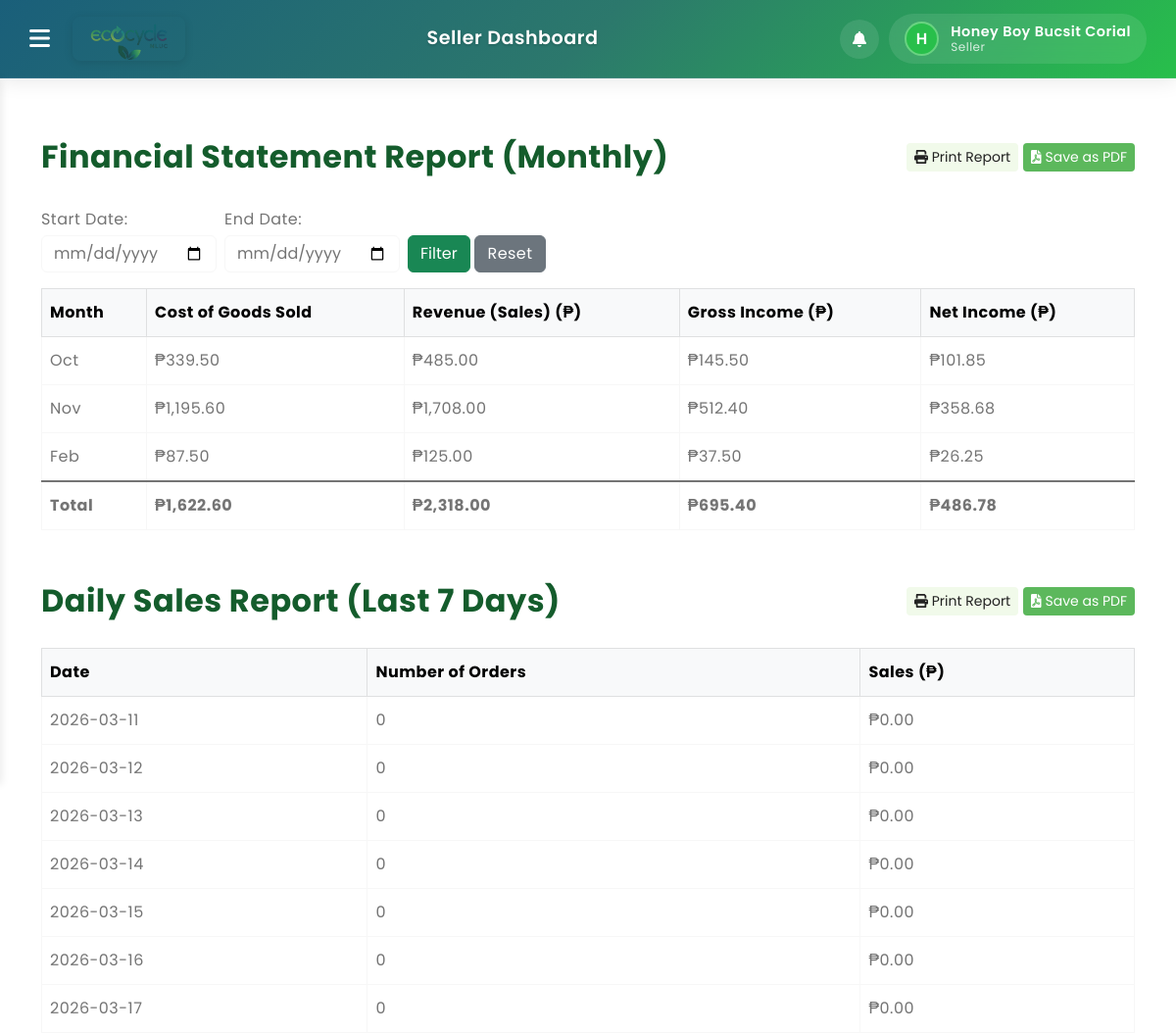
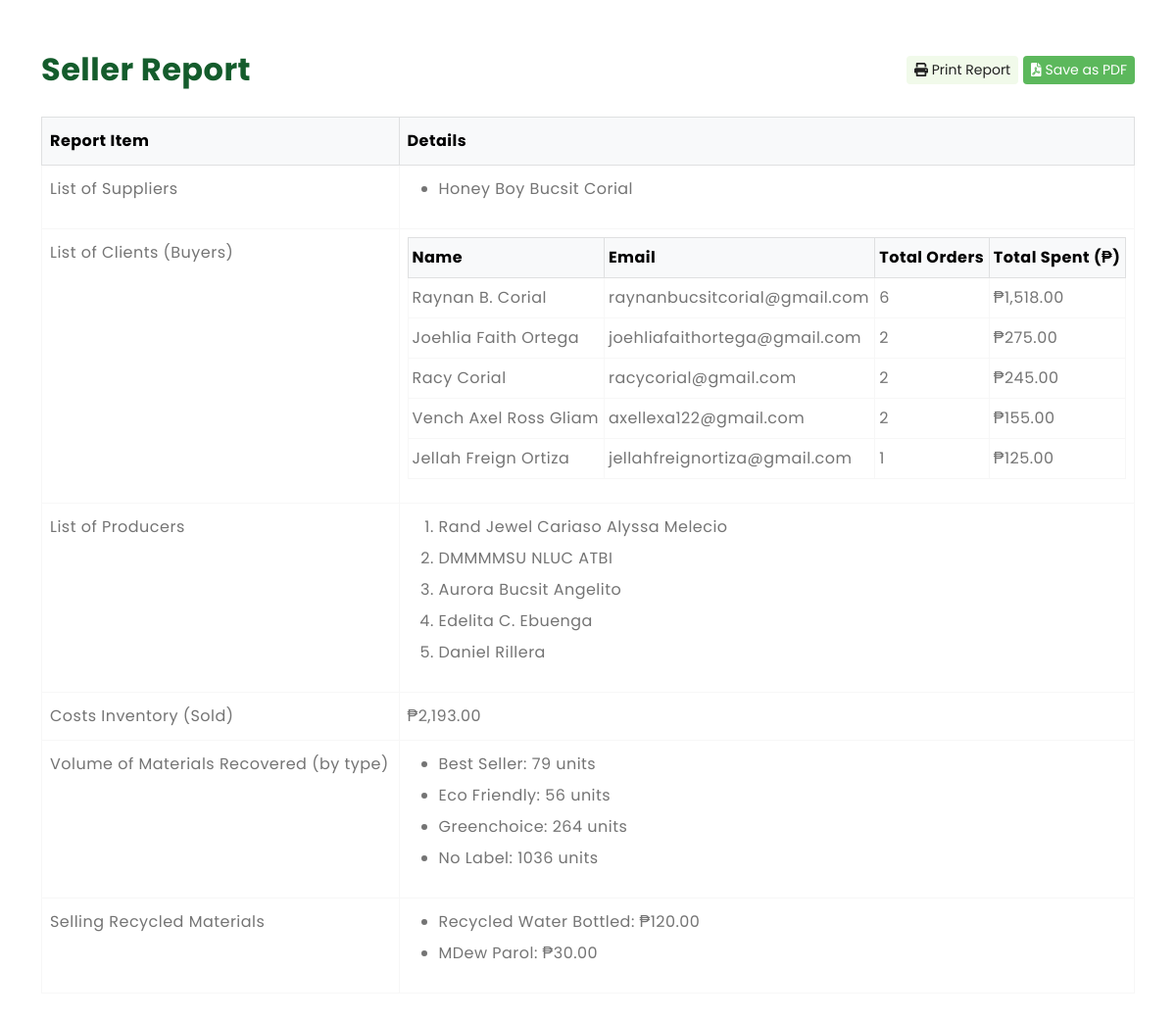
Page /seller-reports.php (signed in) on the earlier database version (2 pictures, top to bottom).
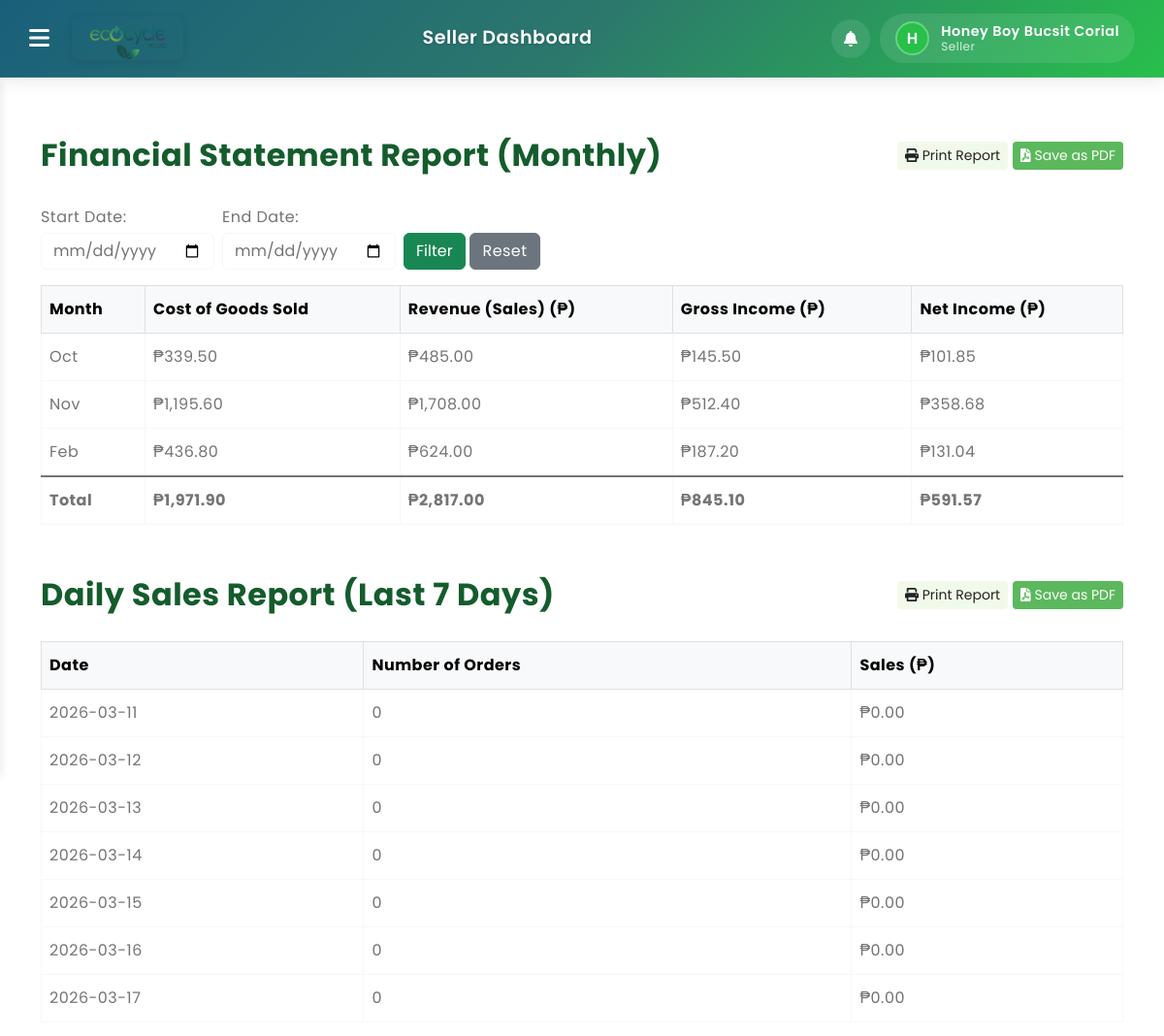
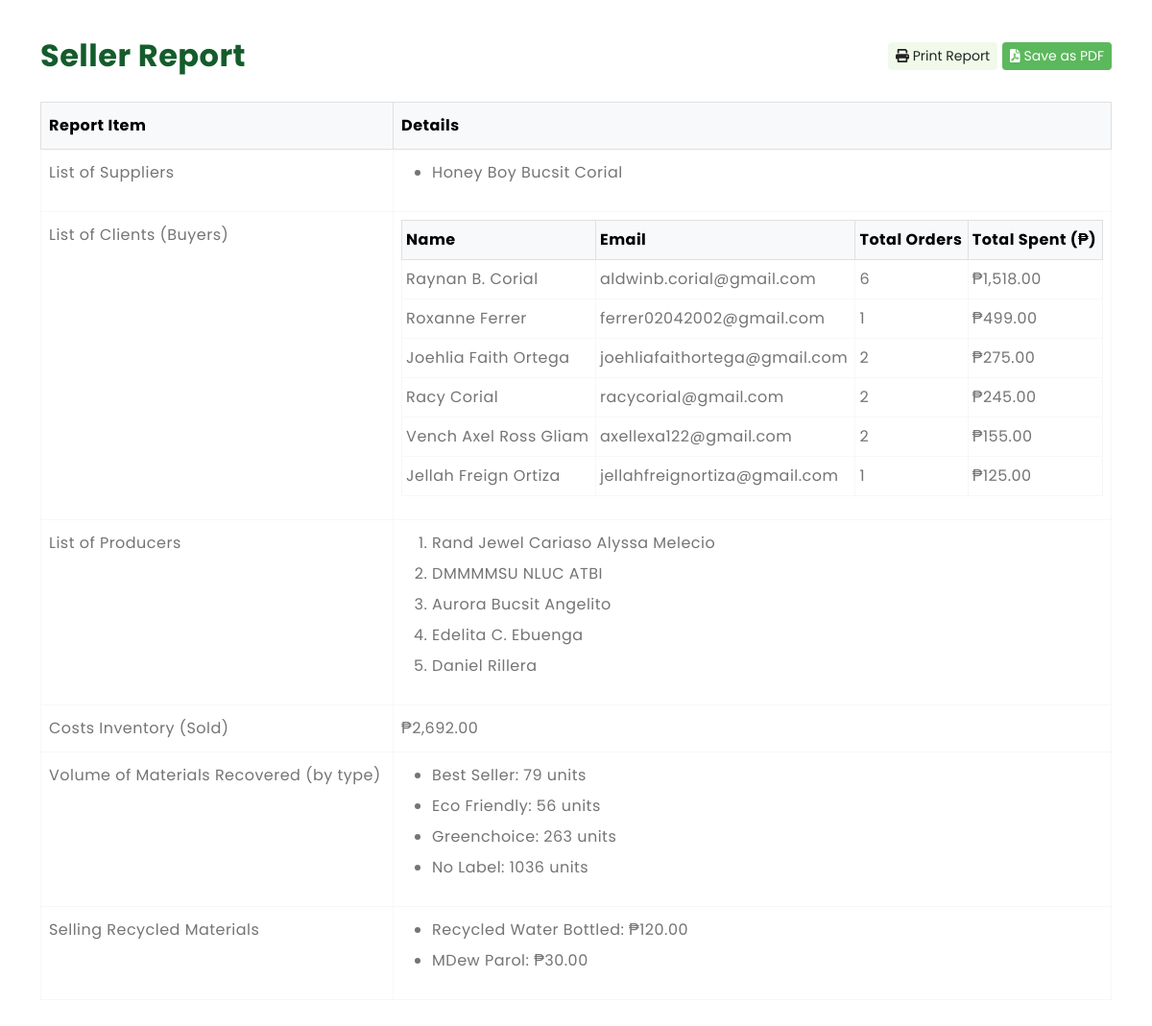
Same page on the later database version (2 pictures, top to bottom).
### tables this page shows
CREATE TABLE `buyers` (
  `buyer_id` int(11) NOT NULL AUTO_INCREMENT,
  `fullname` varchar(100) NOT NULL,
  `username` varchar(50) NOT NULL,
  `phone_number` varchar(20) NOT NULL,
  `email` varchar(100) NOT NULL,
  `password` varchar(255) NOT NULL,
  `address` text DEFAULT NULL,
  `documents` varchar(255) DEFAULT NULL,
  `status` enum('active','blocked') DEFAULT 'active',
  `created_at` timestamp NOT NULL DEFAULT current_timestamp(),
  `updated_at` timestamp NOT NULL DEFAULT current_timestamp() ON UPDATE current_timestamp(),
  `last_login` datetime DEFAULT NULL,
  `ecocoins_balance` decimal(10,2) NOT NULL DEFAULT 0.00,
  `reset_token` varchar(255) DEFAULT NULL,
  `reset_token_expires` datetime DEFAULT NULL,
  `reset_required` tinyint(1) DEFAULT 0,
  `failed_attempts` int(11) DEFAULT 0,
  `last_failed_attempt` datetime DEFAULT NULL,
  PRIMARY KEY (`buyer_id`),
  UNIQUE KEY `username` (`username`),
  UNIQUE KEY `email` (`email`)
);

CREATE TABLE `products` (
  `product_id` int(11) NOT NULL AUTO_INCREMENT,
  `seller_id` int(11) NOT NULL,
  `category_id` int(11) NOT NULL,
  `producers` varchar(255) DEFAULT NULL,
  `name` varchar(200) NOT NULL,
  `description` text DEFAULT NULL,
  `price` decimal(10,2) NOT NULL,
  `stock_quantity` int(11) NOT NULL DEFAULT 0,
  `image_url` varchar(255) DEFAULT NULL,
  `status` enum('active','inactive') DEFAULT 'inactive',
  `created_at` timestamp NOT NULL DEFAULT current_timestamp(),
  `updated_at` timestamp NOT NULL DEFAULT current_timestamp() ON UPDATE current_timestamp(),
  PRIMARY KEY (`product_id`),
  KEY `seller_id` (`seller_id`),
  KEY `category_id` (`category_id`)
);

### seller-reports.php (the view, shortened to what the changed rows need)
<?php
include 'sellerheader.php';
require_once 'config/database.php';
try {
		$stmt = $pdo->prepare("SELECT * FROM Sellers WHERE seller_id = ?");
		$stmt->execute([getCurrentUserId()]);
		$seller = $stmt->fetch();
} catch (PDOException $e) {
		header("Location: login.php");
		exit();
}
$start_date = isset($_GET['start_date']) ? trim($_GET['start_date']) : '';
$end_date = isset($_GET['end_date']) ? trim($_GET['end_date']) : '';
try {
	$monthly_sales = [];
	$months = [];
	$month_names = ['Oct', 'Nov', 'Dec', 'Jan', 'Feb', 'Mar', 'Apr', 'May', 'Jun', 'Jul', 'Aug', 'Sep'];
	$current_year = date('Y');
	$current_month = date('n');
	$start_year = ($current_month >= 10) ? $current_year : $current_year - 1;
	for ($i = 0; $i < 12; $i++) {
		$month_num = (($i + 10 - 1) % 12) + 1;
		$year = $start_year;
		if ($month_num < 10) {
			$year = $start_year + 1;
		}
		$months[] = $month_names[$i];
		$monthly_params = [getCurrentUserId(), $month_num, $year];
		$monthly_date_filter = '';
		$stmt = $pdo->prepare("
			SELECT SUM(oi.quantity * oi.price) as sales
			FROM Orders o
			JOIN Order_Items oi ON o.order_id = oi.order_id
			JOIN Products p ON oi.product_id = p.product_id
			WHERE p.seller_id = ? AND o.status != 'cancelled' AND MONTH(o.created_at) = ? AND YEAR(o.created_at) = ? $monthly_date_filter
		");
		$stmt->execute($monthly_params);
		$monthly_sales[] = (float)($stmt->fetch()['sales'] ?? 0);
	}
	$daily_sales = [];
	if (!empty($start_date) && !empty($end_date)) {
		$period_start = new DateTime($start_date);
		$period_end = new DateTime($end_date);
		$period_end->setTime(0, 0, 0);
		$interval = new DateInterval('P1D');
		$period = new DatePeriod($period_start, $interval, $period_end->modify('+1 day'));
		foreach ($period as $date) {
			$date_str = $date->format('Y-m-d');
			$stmt = $pdo->prepare("
				SELECT SUM(oi.quantity * oi.price) as sales, COUNT(DISTINCT o.order_id) as orders
				FROM Orders o
				JOIN Order_Items oi ON o.order_id = oi.order_id
				JOIN Products p ON oi.product_id = p.product_id
				WHERE p.seller_id = ? AND o.status != 'cancelled' AND DATE(o.created_at) = ?
			");
			$stmt->execute([getCurrentUserId(), $date_str]);
			$row = $stmt->fetch();
			$daily_sales[] = [
				'date' => $date_str,
				'sales' => (float)($row['sales'] ?? 0),
				'orders' => (int)($row['orders'] ?? 0)
			];
		}
	} else {
		$today = new DateTime();
		for ($i = 6; $i >= 0; $i--) {
			$date = clone $today;
			$date->modify("-$i days");
			$date_str = $date->format('Y-m-d');
			$stmt = $pdo->prepare("
				SELECT SUM(oi.quantity * oi.price) as sales, COUNT(DISTINCT o.order_id) as orders
				FROM Orders o
				JOIN Order_Items oi ON o.order_id = oi.order_id
				JOIN Products p ON oi.product_id = p.product_id
				WHERE p.seller_id = ? AND o.status != 'cancelled' AND DATE(o.created_at) = ?
			");
			$stmt->execute([getCurrentUserId(), $date_str]);
			$row = $stmt->fetch();
			$daily_sales[] = [
				'date' => $date_str,
				'sales' => (float)($row['sales'] ?? 0),
				'orders' => (int)($row['orders'] ?? 0)
			];
		}
	}
	$clients = [];
	$stmt = $pdo->prepare("
		SELECT b.buyer_id, b.fullname, b.email, COUNT(DISTINCT o.order_id) as total_orders, SUM(oi.quantity * oi.price) as total_spent
		FROM Buyers b
		JOIN Orders o ON b.buyer_id = o.buyer_id
		JOIN Order_Items oi ON o.order_id = oi.order_id
		JOIN Products p ON oi.product_id = p.product_id
		WHERE p.seller_id = ? AND o.status != 'cancelled'
		GROUP BY b.buyer_id, b.fullname, b.email
		ORDER BY total_spent DESC
	");
	$stmt->execute([getCurrentUserId()]);
	$clients = $stmt->fetchAll();
	} catch (PDOException $e) {
		$total_orders = 0;
		$total_sales = 0;
		$total_buyers = 0;
		$average_rating = 0;
		$recent_orders = [];
		$top_products = [];
		$sold_products = 0;
		$pending_products = 0;
		$active_products = 0;
		$rejected_products = 0;
		$inactive_products = 0;
		$total_products = 0;
		$daily_sales = [];
		$clients = [];
	}
?>
<!DOCTYPE html>
<html lang="en">
<head>
		<link rel="stylesheet" href="https://cdn.jsdelivr.net/npm/bootstrap@5.3.0-alpha3/dist/css/bootstrap.min.css">
		<link rel="stylesheet" href="https://cdnjs.cloudflare.com/ajax/libs/font-awesome/6.0.0-beta3/css/all.min.css">
</head>
<body>
<div class="container-fluid">
	<div class="row">
		<div class="col-12 main-content">
			<div class="container-lg py-4">
				<div class="row">
					<div class="col-12">
						<div class="chart-container mt-4" id="financial-report-section">
							<div class="table-responsive">
								<table class="table table-bordered table-hover">
									<thead class="table-light">
										<tr>
											<th>Month</th>
											<th>Cost of Goods Sold</th>
											<th>Revenue (Sales) (₱)</th>
											<th>Gross Income (₱)</th>
											<th>Net Income (₱)</th>
										</tr>
									</thead>
									<tbody>
										<?php
										$total_revenue = 0;
										$total_cogs = 0;
										$total_gross_profit = 0;
										$total_net_profit = 0;
										foreach ($months as $idx => $month):
											$revenue = $monthly_sales[$idx];
											if ($revenue > 0):
												$cogs = $revenue * 0.70;
												$gross_profit = $revenue - $cogs;
												$net_profit = $gross_profit * 0.70;
												$total_revenue += $revenue;
												$total_cogs += $cogs;
												$total_gross_profit += $gross_profit;
												$total_net_profit += $net_profit;
										?>
											<tr>
												<td><?php echo htmlspecialchars($month); ?></td>
												<td>₱<?php echo number_format($cogs, 2); ?></td>
												<td>₱<?php echo number_format($revenue, 2); ?></td>
												<td>₱<?php echo number_format($gross_profit, 2); ?></td>
												<td>₱<?php echo number_format($net_profit, 2); ?></td>
											</tr>
										<?php
											endif;
										endforeach;
										?>
									</tbody>
									<tfoot class="table-group-divider fw-bold">
										<tr>
											<td>Total</td>
											<td>₱<?php echo number_format($total_cogs, 2); ?></td>
											<td>₱<?php echo number_format($total_revenue, 2); ?></td>
											<td>₱<?php echo number_format($total_gross_profit, 2); ?></td>
											<td>₱<?php echo number_format($total_net_profit, 2); ?></td>
										</tr>
									</tfoot>
								</table>
							</div>
						</div>
					</div>
				</div>
				<div class="row">
					<div class="col-12">
						<div class="chart-container mt-4" id="daily-sales-report-section">
							<div class="table-responsive">
								<table class="table table-bordered table-hover">
									<thead class="table-light">
										<tr>
											<th>Date</th>
											<th>Number of Orders</th>
											<th>Sales (₱)</th>
										</tr>
									</thead>
									<tbody>
										<?php foreach ($daily_sales as $row): ?>
											<tr>
												<td><?php echo htmlspecialchars($row['date']); ?></td>
												<td><?php echo $row['orders']; ?></td>
												<td>₱<?php echo number_format($row['sales'], 2); ?></td>
											</tr>
										<?php endforeach; ?>
									</tbody>
								</table>
							</div>
						</div>
					</div>
				</div>
				<div class="row">
					<div class="col-12">
						<div class="chart-container mt-4" id="seller-report-section">
					<div class="table-responsive">
						<table class="table table-bordered table-hover">
							<thead class="table-light">
								<tr>
									<th>Report Item</th>
									<th>Details</th>
								</tr>
							</thead>
							<tbody>
								<tr>
									<td>
										<div class="table-responsive">
											<table class="table table-sm table-bordered">
												<thead class="table-light">
													<tr>
														<th>Name</th>
														<th>Email</th>
														<th>Total Orders</th>
														<th>Total Spent (₱)</th>
													</tr>
												</thead>
												<tbody>
													<?php if (!empty($clients)): ?>
														<?php foreach ($clients as $client): ?>
															<tr>
																<td><?php echo htmlspecialchars($client['fullname']); ?></td>
																<td><?php echo htmlspecialchars($client['email']); ?></td>
																<td><?php echo $client['total_orders']; ?></td>
																<td>₱<?php echo number_format($client['total_spent'], 2); ?></td>
															</tr>
														<?php endforeach; ?>
													<?php else: ?>
														<tr><td colspan="4">No clients found.</td></tr>
													<?php endif; ?>
												</tbody>
											</table>
										</div>
									</td>
								</tr>
								<tr>
									<td>
										<ol>
											<?php
											$producerStmt = $pdo->prepare("SELECT DISTINCT producers FROM products WHERE seller_id = ? AND producers IS NOT NULL AND producers != ''");
											$producerStmt->execute([getCurrentUserId()]);
											$producers = $producerStmt->fetchAll(PDO::FETCH_COLUMN);
											if (!empty($producers)) {
												foreach ($producers as $producer) {
													echo '<li>' . htmlspecialchars($producer) . '</li>';
												}
											} else {
												echo '<li>' . htmlspecialchars($seller['fullname']) . '</li>';
											}
											?>
										</ol>
									</td>
								</tr>
								<tr>
									<td>Costs Inventory (Sold)</td>
									<td>
										<?php
										$costStmt = $pdo->prepare("SELECT SUM(oi.quantity * oi.price) as sold_total FROM order_items oi JOIN products p ON oi.product_id = p.product_id WHERE p.seller_id = ? AND oi.status != 'cancelled'");
										$costStmt->execute([getCurrentUserId()]);
										$soldTotal = $costStmt->fetch()['sold_total'] ?? 0;
										echo '₱' . number_format($soldTotal, 2);
										?>
									</td>
								</tr>
								<tr>
									<td>
										<ul>
											<?php
											$volStmt = $pdo->prepare("SELECT c.name as type, SUM(p.stock_quantity) as volume FROM products p JOIN categories c ON p.category_id = c.category_id WHERE p.seller_id = ? GROUP BY c.name");
											$volStmt->execute([getCurrentUserId()]);
											foreach ($volStmt->fetchAll() as $row) {
												echo '<li>' . htmlspecialchars($row['type']) . ': ' . htmlspecialchars($row['volume']) . ' units</li>';
											}
											?>
										</ul>
									</td>
								</tr>
								<tr>
									<td>
										<ul>
											<?php
											$recycledStmt = $pdo->prepare("SELECT name, price FROM products WHERE seller_id = ? AND (name LIKE '%recycled%' OR description LIKE '%recycled%')");
											$recycledStmt->execute([getCurrentUserId()]);
											foreach ($recycledStmt->fetchAll() as $prod) {
												echo '<li>' . htmlspecialchars($prod['name']) . ': ₱' . number_format($prod['price'], 2) . '</li>';
											}
											?>
										</ul>
									</td>
								</tr>
							</tbody>
						</table>
					</div>
				</div>
			</div>
		</div>
			</div>
		</div>
	</div>
</div>
</body>
</html>

Differences in the rows shown:
changed buyers "Raynan B. Corial": email "raynanbucsitcorial@gmail.com" → "aldwinb.corial@gmail.com"
added buyers: fullname "Roxanne Ferrer", email "ferrer02042002@gmail.com", total_orders "1", total_spent "499.00"
Other differences:
$total_cogs: "1,622.60" → "1,971.90"
$total_revenue: "2,318.00" → "2,817.00"
$total_gross_profit: "695.40" → "845.10"
$total_net_profit: "486.78" → "591.57"
$soldTotal: "2,193.00" → "2,692.00"
new list line: "Feb ₱ 436.80 ₱ 624.00 ₱ 187.20 ₱ 131.04"
new list line: "Greenchoice : 263 units"
list line gone: "Feb ₱ 87.50 ₱ 125.00 ₱ 37.50 ₱ 26.25"
list line gone: "Greenchoice : 264 units"
